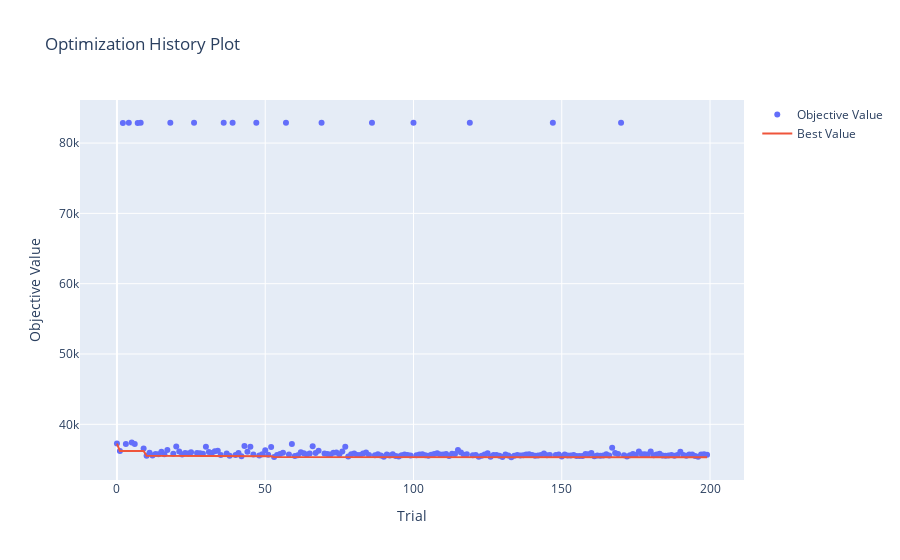

Write notebook code for a chart like this one.
### Code cell
# Visualizing history
optuna.visualization.plot_optimization_history(study)

### Figure 1 — Plotly figure (JSON) as saved in the notebook; plotly's stock layout.template omitted (floating-point values rounded to 4 significant figures; data arrays with more than 128 entries replaced by an {"elided": "..."} marker saying what was removed)
{"data": [{"mode": "markers", "name": "Objective Value", "x": {"elided": "200 int values"}, "y": {"elided": "200 float values"}, "type": "scatter"}, {"mode": "lines", "name": "Best Value", "x": {"elided": "200 int values"}, "y": {"elided": "200 float values"}, "type": "scatter"}, {"marker": {"color": "#cccccc"}, "mode": "markers", "name": "Infeasible Trial", "showlegend": false, "x": [], "y": [], "type": "scatter"}], "layout": {"title": {"text": "Optimization History Plot"}, "xaxis": {"title": {"text": "Trial"}}, "yaxis": {"title": {"text": "Objective Value"}}}}
